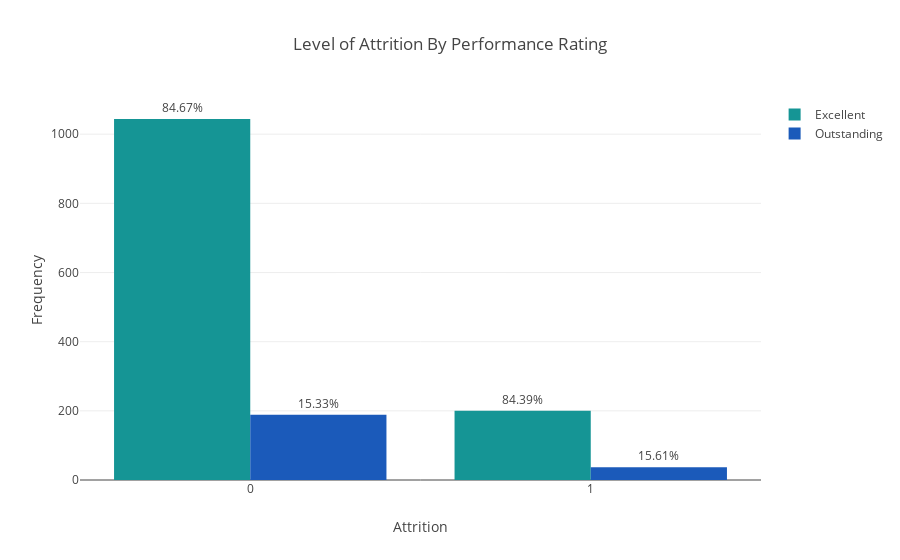

Notebook code for this chart:
### Code cell
trace1 = go.Bar(
    x= data[data['PerformanceRating'] == 1]['Attrition'].value_counts().index,
    y= data[data['PerformanceRating'] == 1]['Attrition'].value_counts(),
    name= 'Low',
    marker = dict(color=['#1bba8a', '#1bba8a'])
)

trace2 = go.Bar(
    x= data[data['PerformanceRating'] == 2]['Attrition'].value_counts().index,
    y= data[data['PerformanceRating'] == 2]['Attrition'].value_counts(),
    name= 'Good',
    marker = dict(color=['#1877a8', '#1877a8'])
)

trace3 = go.Bar(
    x= data[data['PerformanceRating'] == 3]['Attrition'].value_counts().index,
    y= data[data['PerformanceRating'] == 3]['Attrition'].value_counts(),
    text = ('{}%'.format(round(data[data['PerformanceRating'] == 3]['Attrition'].value_counts().iloc[0]/
                               sum(data[data['Attrition'] == 0]['PerformanceRating'].value_counts())*100, 2)), 
            '{}%'.format(round(data[data['PerformanceRating'] == 3]['Attrition'].value_counts().iloc[1]/
                               sum(data[data['Attrition'] == 1]['PerformanceRating'].value_counts())*100, 2))
           ),
    textposition = 'outside',
    name= 'Excellent',
    marker = dict(color=['#159595', '#159595'])
)

trace4 = go.Bar(
    x= data[data['PerformanceRating'] == 4]['Attrition'].value_counts().index,
    y= data[data['PerformanceRating'] == 4]['Attrition'].value_counts(),
    text = ('{}%'.format(round(data[data['PerformanceRating'] == 4]['Attrition'].value_counts().iloc[0]/
                               sum(data[data['Attrition'] == 0]['PerformanceRating'].value_counts())*100, 2)), 
            '{}%'.format(round(data[data['PerformanceRating'] == 4]['Attrition'].value_counts().iloc[1]/
                               sum(data[data['Attrition'] == 1]['PerformanceRating'].value_counts())*100, 2))
           ),
    textposition = 'outside',
    name= 'Outstanding',
    marker = dict(color=['#1B5ABA', '#1B5ABA'])
)

layout = go.Layout(
    barmode='group',
    title = 'Level of Attrition By Performance Rating',
    xaxis = dict(title='Attrition'),
    yaxis = dict(title='Frequency')
)

fig = dict(data=[trace1, trace2, trace3, trace4], layout=layout)
py.iplot(fig)

### Figure 1 — Plotly figure (JSON) as saved in the notebook; plotly's stock layout.template omitted (floating-point values rounded to 4 significant figures)
{"data": [{"marker": {"color": ["#1bba8a", "#1bba8a"]}, "name": "Low", "type": "bar", "uid": "a918bcab-7229-472a-aaa0-e9480df7ae10", "x": [], "y": []}, {"marker": {"color": ["#1877a8", "#1877a8"]}, "name": "Good", "type": "bar", "uid": "06044fec-c5db-4fa7-9c05-0c4120ccce6d", "x": [], "y": []}, {"marker": {"color": ["#159595", "#159595"]}, "name": "Excellent", "text": ["84.67%", "84.39%"], "textposition": "outside", "type": "bar", "uid": "1f8f0db6-a3a4-48f6-ab68-b06bdf00f614", "x": [0, 1], "y": [1044, 200]}, {"marker": {"color": ["#1B5ABA", "#1B5ABA"]}, "name": "Outstanding", "text": ["15.33%", "15.61%"], "textposition": "outside", "type": "bar", "uid": "5f0db742-ac6c-4baa-af90-6a1af2773e59", "x": [0, 1], "y": [189, 37]}], "layout": {"barmode": "group", "title": {"text": "Level of Attrition By Performance Rating"}, "xaxis": {"title": {"text": "Attrition"}}, "yaxis": {"title": {"text": "Frequency"}}}}
